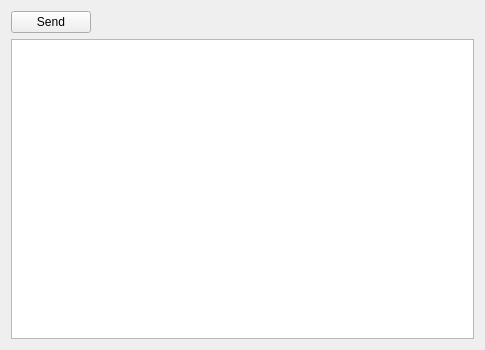
<?xml version="1.0" encoding="UTF-8"?>
<ui version="4.0">
 <class>TcpClient</class>
 <widget class="QWidget" name="TcpClient">
  <property name="geometry">
   <rect>
    <x>0</x>
    <y>0</y>
    <width>485</width>
    <height>350</height>
   </rect>
  </property>
  <property name="windowTitle">
   <string>TcpClient</string>
  </property>
  <layout class="QVBoxLayout" name="verticalLayout_2">
   <item>
    <layout class="QVBoxLayout" name="verticalLayout">
     <item>
      <layout class="QHBoxLayout" name="horizontalLayout">
       <property name="sizeConstraint">
        <enum>QLayout::SetDefaultConstraint</enum>
       </property>
       <item>
        <widget class="QPushButton" name="pushButtonSend">
         <property name="text">
          <string>Send</string>
         </property>
        </widget>
       </item>
       <item>
        <spacer name="horizontalSpacer">
         <property name="orientation">
          <enum>Qt::Horizontal</enum>
         </property>
         <property name="sizeHint" stdset="0">
          <size>
           <width>40</width>
           <height>20</height>
          </size>
         </property>
        </spacer>
       </item>
      </layout>
     </item>
     <item>
      <widget class="QTextEdit" name="textEditInfo"/>
     </item>
    </layout>
   </item>
  </layout>
 </widget>
 <layoutdefault spacing="6" margin="11"/>
 <resources/>
 <connections/>
</ui>
